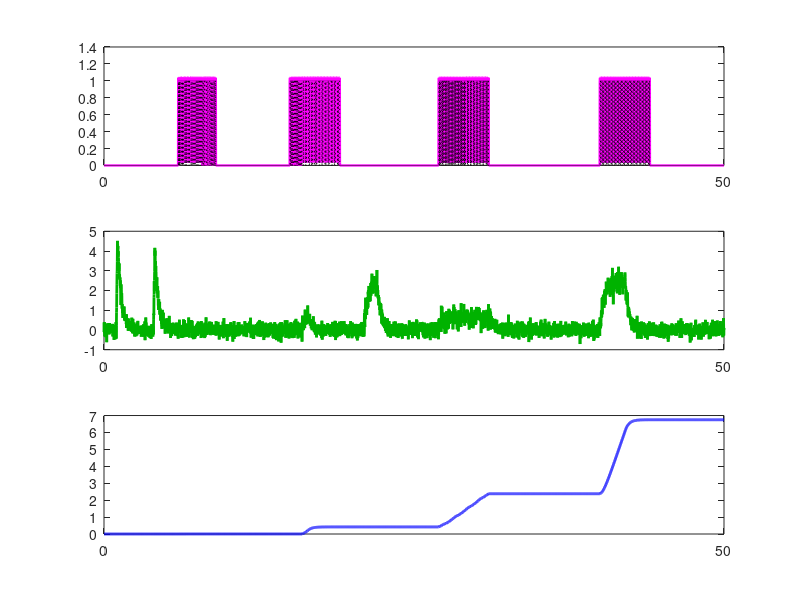

Here is the MATLAB script that generated this plot: (Note: this script raises an error after producing the figure.)

clf
t = 0:.01:50;
stimTimes = [6:.01:9 15:.01:19 27:.01:31 40:.01:44];
ftimes    = [1:.01:1.1 4:.01:4.1 21:.05:22 16:.2:16.4 27:.2:31 40:.05:42];
F = ismember(t,ftimes);
T = ismember(t,stimTimes);
F = conv(F,exp(-t/.3));F = F(1:length(t));
ker = conv(T,exp(-t/.003));ker = ker(1:length(t));
vel = F.*ker;
subplot(312);
plot(t,F/2+randn(1,length(t))/5,'color',[0 .7 0],'linewidth',2);
set(gca,'xtick',[0 50]);
subplot(311);
plot(t,ker,'m','linewidth',2);hold on;
plot(t,T,'k:');
set(gca,'xtick',[0 50]);
set(gca,'xtick',[0 50]);
subplot(313);
plot(t,cumsum(vel)/210,'b','linewidth',2);
set(gca,'xtick',[0 50]);
figure_finalize
% hold on;plot(t,T,'k:','linewidth',1);
%%
clf
n = 6;
in = 2;
w = zeros(n);
for i = 1:6;
    cls = randsample(1:n,in);
    w(i,cls) = 1;
end
w = w+eye(n);
w = w~=0;

t = 0:.01:2;
k = 0*t;k(20) = 1;
for i = 1:n;
    for j = 1:n
        col = 'k';
        if i == j;col = 'm';end
        KDsubplot(n,n,[i,j],[.15]);
        a = conv(k,exp(-t/(4-rand*3)));a=a(1:length(t));
        plot(t,(1-.8*rand)*a*w(i,j)+randn(1,length(t))/10,col);
        ylim([-.2 1.2]);
        set(gca,'visible','off');
    end
end




